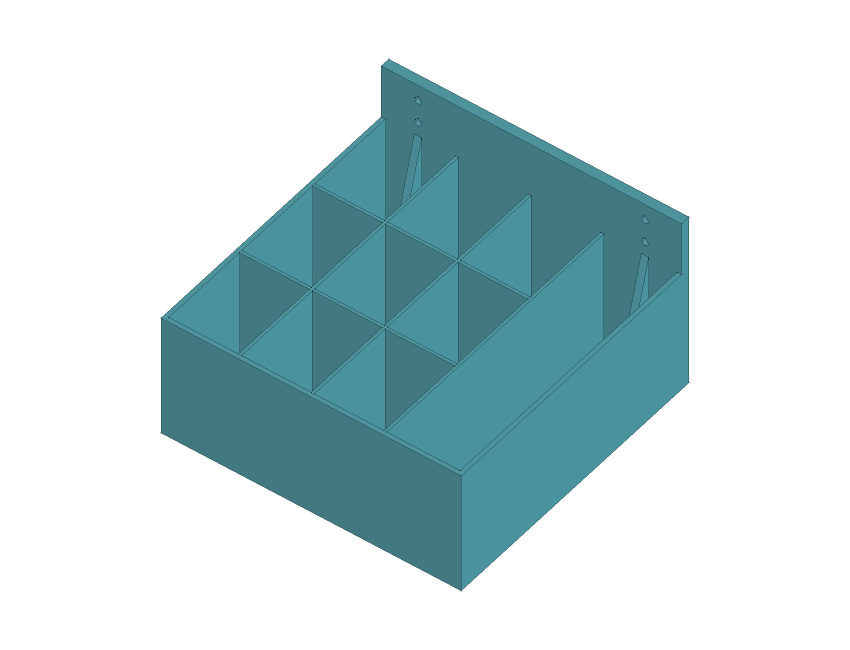
#> input picture models/organizer-elektroniky-na-zed/nahled-perspektiva.png, 1700 x 1300 px (shown at 1/2 size)
$ python sestav-prehled.py
#> lines starting #> are read from the running program, lines starting #| are printed output that depends on the picture
#!/usr/bin/env python3
"""Sestaví přehled výhradně ze skutečných CAD PNG; geometrii neupravuje."""
from pathlib import Path
from PIL import Image, ImageDraw, ImageFont, ImageChops

HERE=Path(__file__).resolve().parent
FONT='/usr/share/fonts/truetype/dejavu/DejaVuSans.ttf'
BOLD='/usr/share/fonts/truetype/dejavu/DejaVuSans-Bold.ttf'
canvas=Image.new('RGB',(2000,1430),'#f5f7f7');d=ImageDraw.Draw(canvas)
def font(n,bold=False):return ImageFont.truetype(BOLD if bold else FONT,n)
def text(x,y,s,size=24,colour='#23424a',bold=False):d.text((x,y),s,font=font(size,bold),fill=colour)
def picture(file,box):
#> called with file = 'nahled-perspektiva.png', box = (45, 155, 1365, 1145)
    im=Image.open(HERE/file).convert('RGB')
#> im is the input picture: PIL image 1700x1300 RGB; mean R, G, B 196.3, 216.1, 219.2
    diff=ImageChops.difference(im,Image.new('RGB',im.size,'white'))
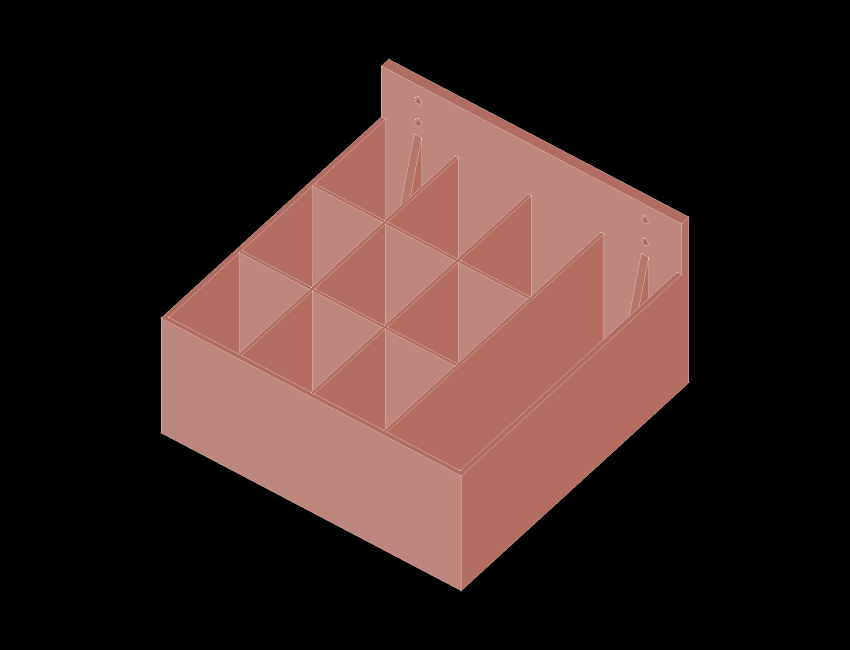
#> diff: PIL image 1700x1300 RGB (shown at 1/2 size); mean R, G, B 58.7, 38.9, 35.8
    bounds=diff.getbbox();im=im.crop(bounds)
#> after `bounds = diff.getbbox()`: bounds = (321, 117, 1379, 1183)
    im.thumbnail((box[2]-box[0]-40,box[3]-box[1]-40),Image.Resampling.LANCZOS)
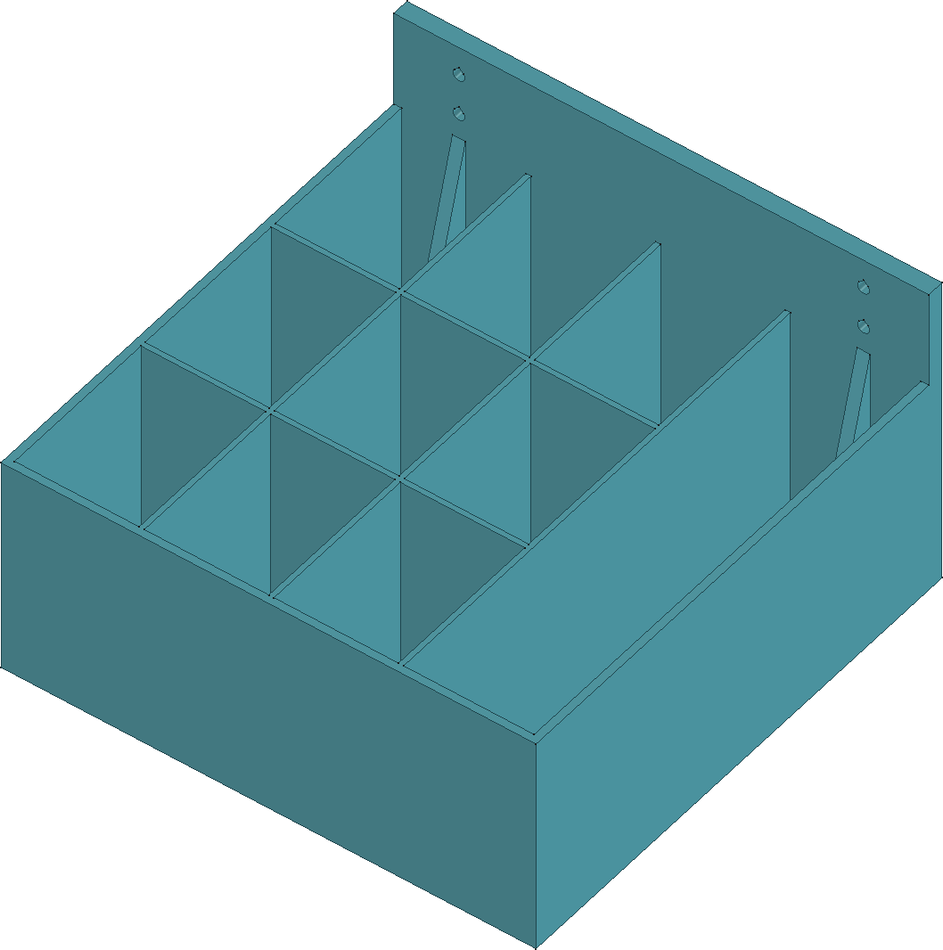
#> im: PIL image 943x950 RGB; mean R, G, B 139.9, 178.7, 184.9
    d.rounded_rectangle(box,radius=16,fill='white')
    canvas.paste(im,(box[0]+(box[2]-box[0]-im.width)//2,box[1]+(box[3]-box[1]-im.height)//2))

text(56,34,'ORGANIZÉR ELEKTRONIKY',42,bold=True)
text(58,91,'Návrh ke kontrole · skutečná geometrie FreeCADu',25)
picture('nahled-perspektiva.png',(45,155,1365,1145))
picture('nahled-shora.png',(1400,155,1955,710))
#> call 2 of picture, with file = 'nahled-shora.png', box = (1400, 155, 1955, 710)
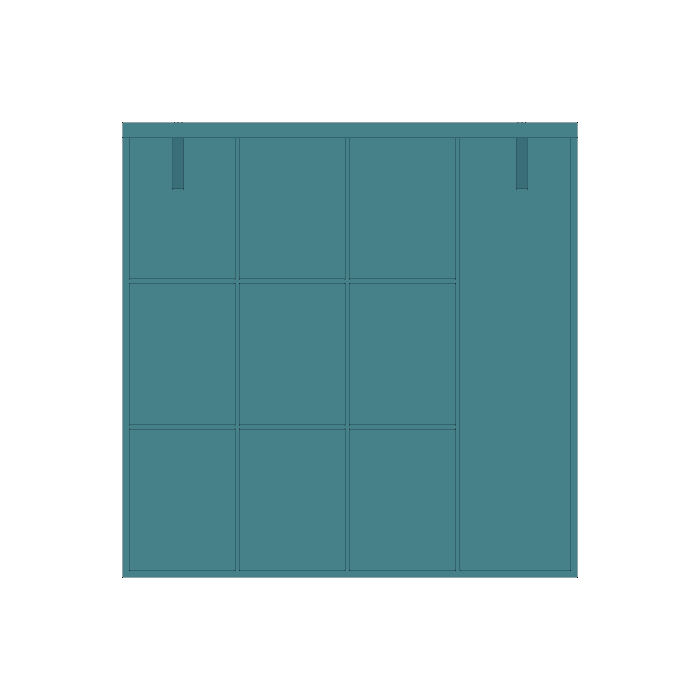
#> input picture models/organizer-elektroniky-na-zed/nahled-shora.png, 1400 x 1400 px (shown at 1/2 size)
#> in picture, im is the input picture: PIL image 1400x1400 RGB; mean R, G, B 176.5, 201.3, 205
#> in picture (call 2), `diff=ImageChops.difference(im,Image.new('RGB',im.size,'white'))`:
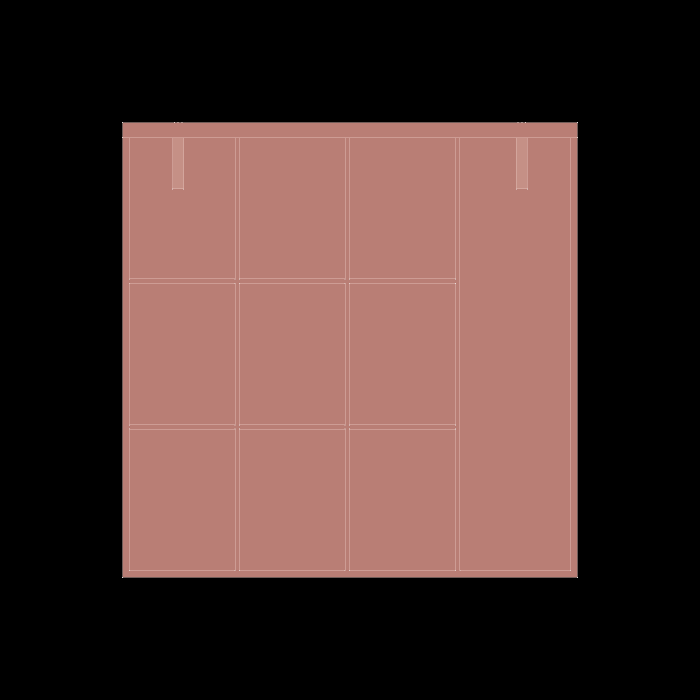
#> diff: PIL image 1400x1400 RGB (shown at 1/2 size); mean R, G, B 78.5, 53.7, 50
#> in picture (call 2), `bounds = diff.getbbox()`: bounds = (244, 244, 1156, 1156)
#> in picture (call 2), `im = im.crop(bounds)`:
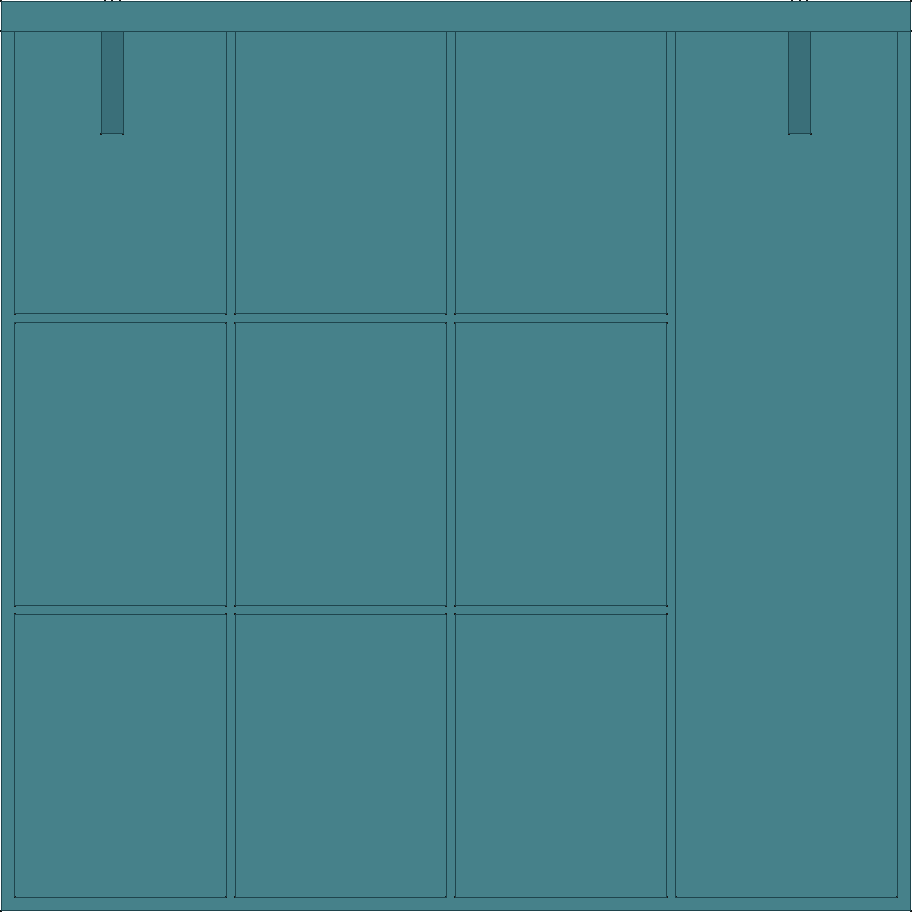
#> im: PIL image 912x912 RGB; mean R, G, B 70, 128.3, 137.3
#> in picture (call 2), `canvas.paste(im,(box[0]+(box[2]-box[0]-im.width)//2,box[1]+(box[3]-box..`:
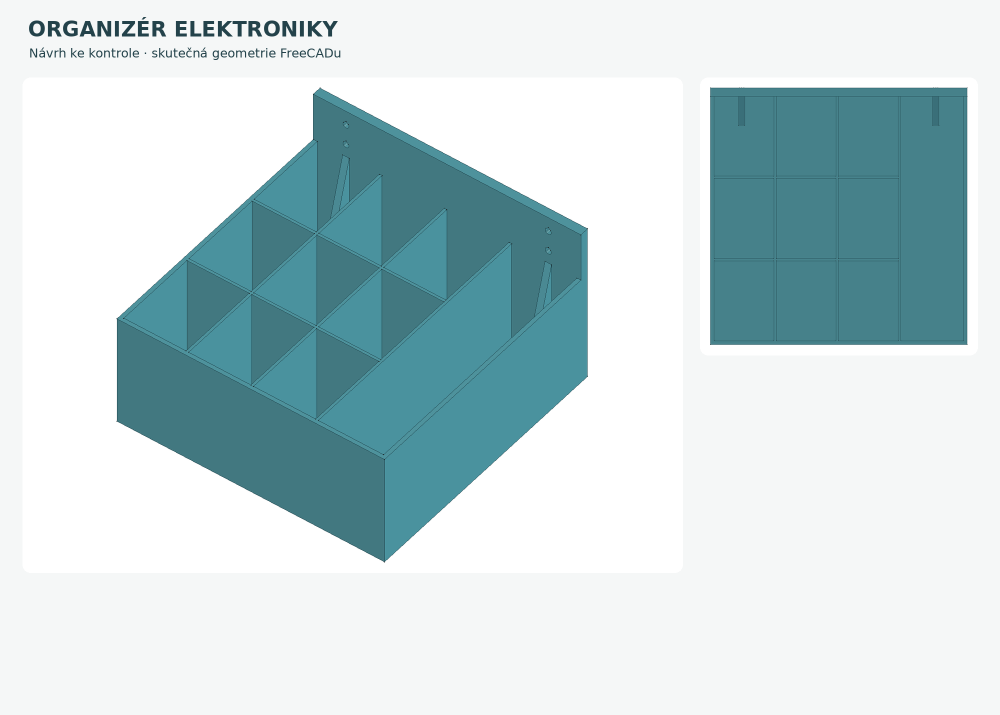
#> canvas: PIL image 2000x1430 RGB (shown at 1/2 size); mean R, G, B 196.5, 215.1, 217.9
text(1418,728,'POHLED SHORA',22,bold=True)
text(1418,771,'9× 57,2 × 76,5 mm',25,bold=True)
text(1418,811,'1× žlab 60 × 234,4 mm',25,bold=True)
text(1418,868,'Přístup shora, bez víka.',23)
text(1418,907,'Dlouhé vývody a nářadí',23)
text(1418,944,'patří do pravého žlabu.',23)
text(1418,1003,'4 otvory nad přihrádkami',23)
text(1418,1040,'+ záda 8 mm + dvě žebra',23)
for x,value,label in [(55,'246 × 246 mm','vnější půdorys'),(560,'100 mm','čistá výška přihrádek'),(1060,'150 mm','celková výška zad'),(1540,'1 kus','jedna podložka Kobra X')]:
    text(x,1190,value,35,bold=True);text(x,1240,label,22)
text(55,1310,'Odhad této robustní varianty: 1,07 kg / 44 h. Přesahuje jednu nominální 1kg cívku.',24)
text(55,1355,'Barva je pouze vizualizační. Tisk nespouštěn; uchycení a nosnost nejsou fyzicky ověřené.',22,colour='#576d73')
canvas.save(HERE/'prehled-navrhu.png')
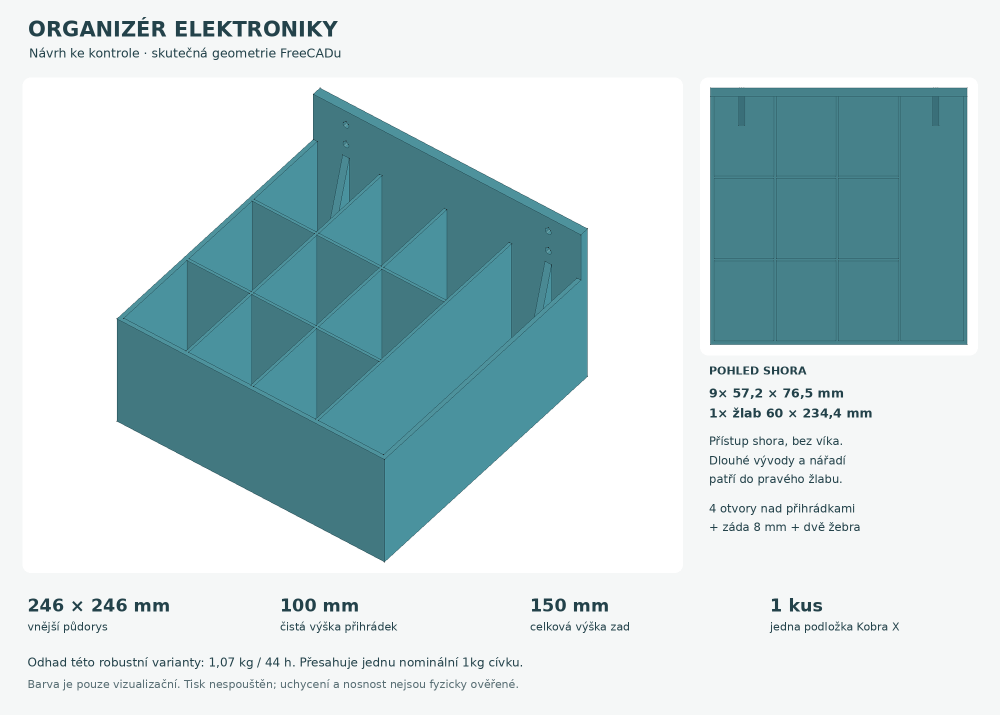
#> saved as prehled-navrhu.png: PIL image 2000x1430 RGB (shown at 1/2 size); mean R, G, B 194.2, 213.1, 216
print(HERE/'prehled-navrhu.png')
